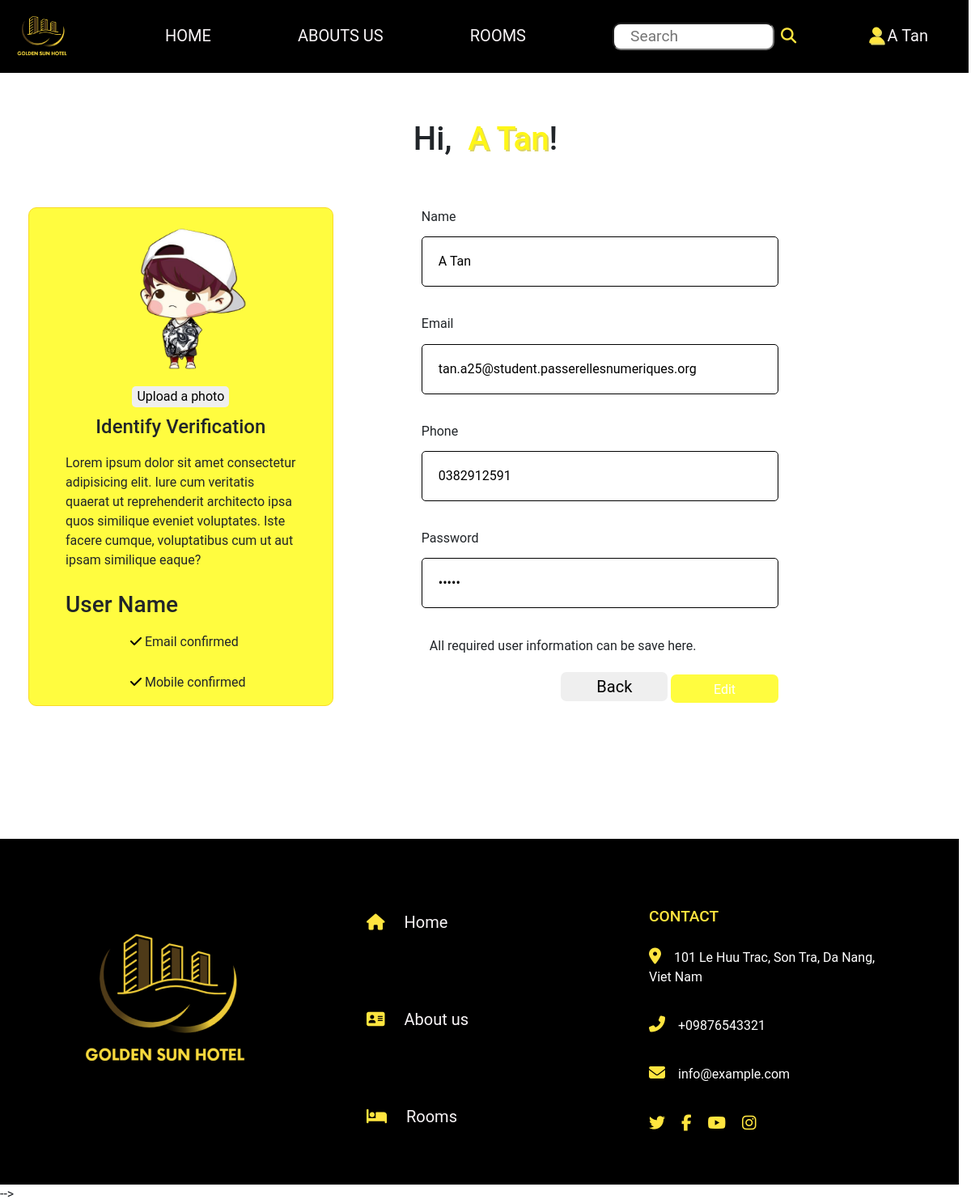
/index.php?controller=users&action=personal_information (signed in), run on the app's committed database.
### tables this page shows
CREATE TABLE `users` (
  `id` int(11) NOT NULL,
  `name` varchar(50) NOT NULL,
  `avatar` varchar(255) DEFAULT NULL,
  `email` varchar(100) NOT NULL,
  `birthday` date NOT NULL,
  `phone` varchar(20) NOT NULL,
  `password` varchar(255) NOT NULL,
  `role` int(11) NOT NULL,
  `status` int(11) NOT NULL,
  `gender` varchar(50) DEFAULT NULL,
  `updated_at` timestamp NOT NULL DEFAULT current_timestamp() ON UPDATE current_timestamp(),
  `created_at` timestamp NOT NULL DEFAULT current_timestamp()
);

### controllers/web/UserController.php (called while the page is built, shortened)
<?php
include_once 'models/UserModel.php';
class UserController
{
    private $model;
    private $libs;
    public function __construct()
    {
        $this->model = new UserModel();
        $this->libs = new LibCommon();
    }
    function handleRequest()
    {
        $action = isset($_GET['action']) ? $_GET['action'] : 'profile';
        if (isset($_SESSION['login']) && $_SESSION['login']['role'] == '2') {
            $userId = $_SESSION['login']['id'];
        } else {
            $userId = Null;
        }
        switch ($action) {
            case 'personal_information':
                $this->getPersonalInformation($userId);
                break;
        }
    }
    private function getPersonalInformation($userId)
    {
        if ($userId) {
            $query = $this->model->getUser($userId);
            $user = $query->fetch_assoc();
            include 'views/web/users/personal_information.view.php';
        } else {
            $this->libs->redirectPage('index.php?controller=auth&action=login');
        }
    }
}

### routes/web.route.php (called while the page is built, shortened)
<?php
include 'controllers/web/UserController.php';
$controller = isset($_GET['controller']) ? $_GET['controller'] : 'index';
$routes = [
    'index' => 'HomeController',
    'about' => 'aboutcontroller',
    'detail' => 'detailcontroller',
    'bookings' => 'bookingcontroller',
    'payments' => 'PaymentController',
    'rooms' => 'RoomController',
    'auth' => 'AuthController',
    'users' => 'UserController',
];
if (array_key_exists($controller, $routes)) {
    $admin = new $routes[$controller];
    $admin->handleRequest();
} else {
    http_response_code(404);
    require 'views/errors/404.php';
    die();
}

### index.php (called while the page is built, shortened)
<?php
require 'routes/web.route.php';

### config/database.php (called while the page is built, shortened)
<?php
class ConnectDB {
    private $server = 'localhost';
    private $username = 'root';
    private $password = '';
    private $database = 'hotel_management';
    protected function connect() {
        $connect = mysqli_connect($this->server,
            $this->username,
            $this->password,
            $this->database);
        mysqli_set_charset($connect,"utf8");
        return $connect;
    }
}
?>

### models/UserModel.php (called while the page is built, shortened)
<?php
include_once 'config/database.php';
class UserModel extends ConnectDB
{
    function getUser($id) {
        $sql = "SELECT * FROM users WHERE id = $id";
        return mysqli_query($this->connect(),$sql);
    }
}
?>

### views/web/users/personal_information.view.php (the view, shortened to what this page needs)
<?php include "./views/web/partials/header.view.php" ?>
<body>
    <form action="" method="POST">
        <div class="contents" style="margin-bottom: 20px;">
            <h1>Hi, <span id="content_profile-username"><?php echo $user['name'] ?></span>!</h1>
            <div class="row content_profile-usernames">
                <div class="col-lg-4 content_profile-usernames-about">
                    <div class="edit-avata-user">
                        <img id="avata-user" src="assets/uploads/users/<?php echo $user['avatar'] ?>" alt="ảnh đại diện">
                    </div>
                    <div class="edit-avata-user">
                        <button id="profile-edit-avata">Upload a photo</button>
                    </div>
                    <h4>Identify Verification</h4>
                    <p style="padding-left: 30px; padding-right:30px;">Lorem ipsum dolor sit amet consectetur adipisicing elit. Iure cum veritatis quaerat ut reprehenderit architecto ipsa quos similique eveniet voluptates. Iste facere cumque, voluptatibus cum ut aut ipsam similique eaque?</p>
                    <h3 id="profile-user-name" style="padding-left: 30px;">User Name</h3>
                    <p style="padding-left: 30px;">
                        <i class="fa-solid fa-check"></i>
                        Email confirmed
                    </p>
                    <p style="padding-left: 30px;">
                        <i class="fa-solid fa-check"></i>
                        Mobile confirmed
                    </p>
                </div>
                <div class="col-lg-1"></div>
                <div class="col-lg-5 content_profile-username-email-password" style="margin-top: 30px;">
                    <label for="">Name</label>
                    <input type="text" class="form-input-profile" name="user-name" id="user_name" style="padding-left: 20px;" placeholder="User name" value="<?php echo $user['name'] ?>" readonly>
                    <label for="">Email</label>
                    <input type="text" class="form-input-profile" name="email" id="email11" style="padding-left: 20px;" placeholder="Email" value="<?php echo $user['email'] ?>" readonly>
                    <label for="">Phone</label>
                    <input type="tel" class="form-input-profile" name="phonenumber" id="user_phonenumber" style="padding-left: 20px;" placeholder="Phonenumber" value="<?php echo $user['phone'] ?>" readonly>
                    <label for="">Password</label>
                    <input type="password" class="form-input-profile" name="password" id="user_password" style="padding-left: 20px;" placeholder="**********" value="<?php echo $user['password'] ?>" readonly>
                    <p>All required user information can be save here.</p>
                    <div class="profile-back-edit">
                        <a href="#"><button id="profile-back">Back</button></a>
                        <button id="profile-edit" class="btn btn-primary" data-bs-toggle="modal" data-bs-target="#exampleModal" data-bs-whatever="@mdo">Edit</button>
                    </div>
                </div>
            </div>
        </div>
        <div id="pp" style="height: 114px;"> </div>
    </form>
</body>

### assets/web/css/header.footer.css.php (style rules this page uses)
body { margin: 0; padding: 0; font-family: 'Roboto', sans-serif; }
a { color: #f9f5f7; font-family: 'Roboto', sans-serif; font-size: 20px; font-style: normal; font-weight: 400; line-height: normal; text-decoration: none; }

### assets/web/css/home.css.php (style rules this page uses)
.row { padding: 10px; margin-top: 20px; }
.fa-solid { margin-left: 80px; color: black; }

### assets/web/css/personal_information.css.php (style rules this page uses)
h4 { text-align: center; }
p { padding-left: 10px; }
span { padding-left: 10px; text-shadow: 2px 2px rgb(221, 213, 101); }
.contents { padding-top: 148px; margin: 0 40px; }
h1, #profile-date { text-align: center; }
h1>span { color: #fef618; }
.content_profile-usernames-about { margin-top: 30px; border: 1px solid #f9da28; display: grid; gap: 10px; justify-content: center; align-items: center; background-color: #fffc3f; border-radius: 10px; }
.edit-avata-user { display: flex; justify-content: center; align-items: center; }
#avata-user { display: flex; justify-content: center; align-items: center; margin-top: 10px; border-radius: 50%; height: 200px; width: 200px; text-align: center; }
#profile-edit-avata { border-radius: 5px; border: rgb(235, 232, 92); }
.content_profile-username-email-password { display: grid; }
.form-input-profile { max-height: 50px; border-radius: 5px; border: 1px solid; padding: 30px 0px; margin-bottom: 30px; }
.profile-back-edit { text-align: end; }
.profile-back-edit button { border: none; padding: 6px; width: 30%; border-radius: 7px; }
#profile-edit { background-color: #fffc3f; padding: 4px; padding-top: 7px; }

### data on the page
users: name "A Tan", avatar (picture), user-name "A Tan", email "tan.a25@student.passerellesnumeriques.org", phonenumber "0382912591"

### other printed values
$_SESSION['login']['name'] "A Tan"
